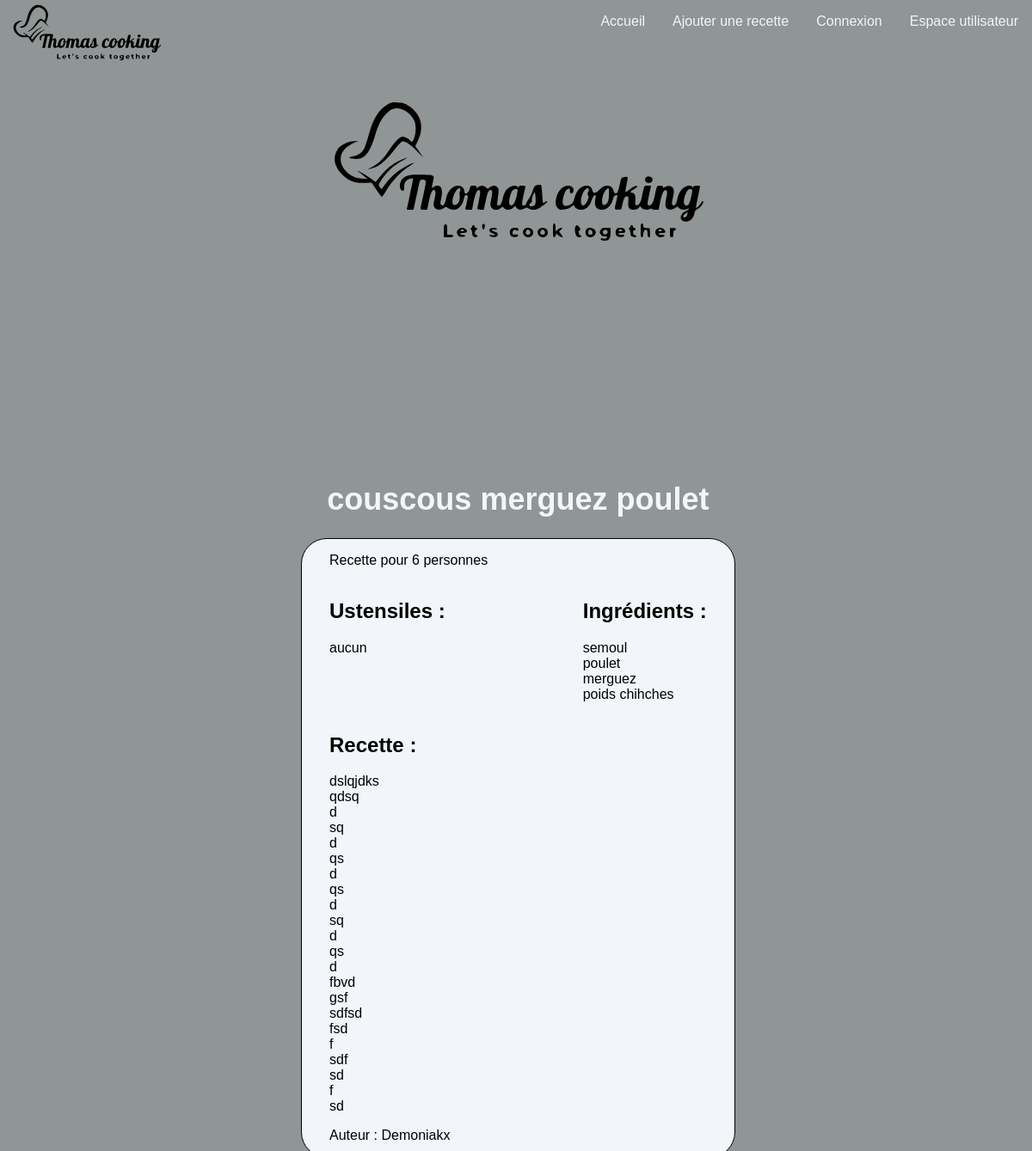
Screenshot of /vue/precette.php?id=5 with the database file from the repository.
### tables this page shows
CREATE TABLE IF NOT EXISTS `recipes` (
  `ID` int NOT NULL AUTO_INCREMENT,
  `title` varchar(255) NOT NULL,
  `cookingtools` text NOT NULL,
  `ingredients` text NOT NULL,
  `person` int NOT NULL,
  `recipe` longtext NOT NULL,
  `author` varchar(50) NOT NULL,
  `date_create` date NOT NULL,
  `user_id` int NOT NULL,
  PRIMARY KEY (`ID`),
  KEY `user_id` (`user_id`)
);

### vue/precette.php (the view, shortened to what this page needs)
<?php
    include('header.php');
    $id=$_GET["id"];
?>
<div class="container">
    <div class="container">
        <div>
            <img class="image" src="../asset/Image/Thomas-cooking_1.svg" alt="">
        </div>
        <?php
        global $bdd;
        $reponse = $bdd->prepare("SELECT * FROM recipes WHERE ID=:id");
        $reponse->bindParam(":id",$id);
        $reponse->execute();
        while ($recipe['recipe'] = $reponse->fetch()) {
        ?>
        <div class="toprecipe">
            <h1><?php echo $recipe['recipe']['title']; ?></h1>
            <div class="card">
                <div>
                        <p>Recette pour <?php echo $recipe['recipe']['person']; ?> personnes</p>
                    <div class="card_recipe cookingtools_ingredients">
                        <div>
                            <h2>Ustensiles :</h2>
                            <p><?php echo nl2br($recipe['recipe']['cookingtools']); ?></p>
                        </div>
                        <div>
                            <h2>Ingrédients :</h2>
                            <p><?php echo nl2br($recipe['recipe']['ingredients']); ?></p>
                        </div>
                    </div>
                    <h2>Recette :</h2>
                    <p> <?php echo nl2br($recipe['recipe']['recipe']); ?></p>
                    <p>Auteur : <?php echo $recipe['recipe']['author'];  ?></p>
            </div>
        </div>
        <?php
        }
        ?>
        </div>
    </div>
<?php
    include('footer.php');
?>

### asset/CSS/style.css (style rules this page uses)
body { background-color: #909595; font-family: 'Roboto+flex', sans-serif; font-size: 1rem; color: #F2F5FA; margin: 0; }
h1 { font-family: 'Merriweather', sans-serif; font-size: 36px; color: #F2F5FA; text-align: center; }
.container { display: grid; place-content: center; }
.image { width: 500px; height: 500px; position: relative; top: -50%; z-index: -1; }
.card_recipe { display: grid; grid-template-columns: auto auto; column-gap: 10rem; }
.card { background-color: #F2F5FA; border-radius: 30px; border: 1px solid #000000; color: black; padding: 0rem 2rem; }
.toprecipe { position: absolute; top: 40%; }

### rows the page displays
recipes: title "couscous merguez poulet", person "6", cookingtools "aucun", ingredients "semoul poulet merguez poids chihches", recipe "dslqjdks qdsq d sq d qs d qs d sq d qs d fbvd gsf sdfsd fsd f sdf sd f sd", author "Demoniakx"
